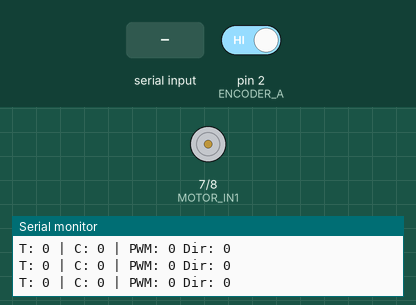
The program below on a simulated Arduino Uno, built with avr-gcc and run on an emulated ATmega328P. Shown: motor-driver pin pairs drawn as motors (green arrow = first pin HIGH = forward, orange = second pin HIGH = backward, longer = more drive), the last lines printed to the serial monitor. The test bench sets the inputs (shaded band); at power-on: pin 2 (ENCODER_A) HIGH.

Above: at 1.2 s.
1.3 s: "90,45\n" received over Serial
At 2.5 s:
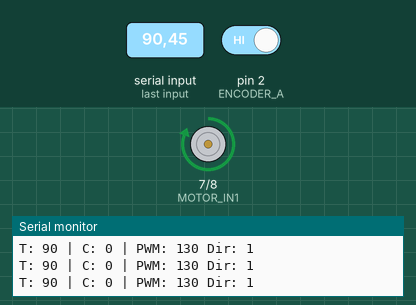
2.8 s: "0\n" received over Serial
At 3.8 s:
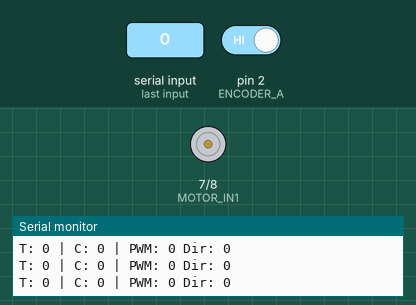
4.3 s: "30,150\n" received over Serial
At 5.0 s:
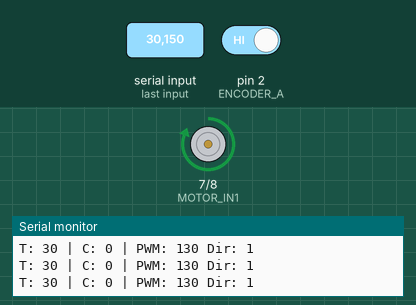
Timing chart, 0 to 7.3 s (numbered marks = the images above; inputs shaded):
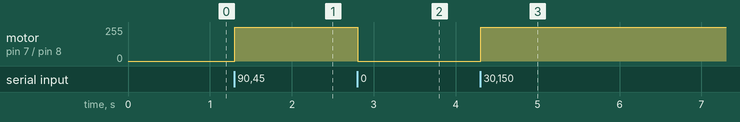

The program:

main.cpp
```cpp
/*
 * TT 电机霍尔编码器闭环控制 - 串口调试版
 *
 * 修正:
 *   1. 滤波系数从 0.7/0.3 改成 0.3/0.7, 减少滞后
 *   2. 去掉 PID 输出到死区的强制映射
 *   3. 死区补偿只在启动时施加
 *   4. Ki 从 0.08 加大到 0.15
 */

#include <Arduino.h>

// ==================== 引脚定义 ====================
#define ENCODER_A       2
#define ENCODER_B       3
#define MOTOR_IN1       7
#define MOTOR_IN2       8

// ==================== 编码器参数 ====================
#define PULSES_PER_OUTPUT_REV  624

// ==================== 测速参数 ====================
#define SPEED_WINDOW_MS   50
#define PID_INTERVAL      50

// ==================== PID 参数 ====================
float Kp = 0.04;
float Ki = 0.15;
float Kd = 0.0;
float integral = 0;
float lastError = 0;
unsigned long lastPidTime = 0;

// ==================== 死区补偿 ====================
#define MOTOR_DEADZONE  130

// ==================== 方向锁定阈值 ====================
#define DIR_LOCK_THRESHOLD  500

// ==================== 全局变量 ====================
volatile long encoderCount = 0;
long lastEncoderCount = 0;
float currentSpeed = 0;
int targetSpeed = 0;
unsigned long lastSpeedTime = 0;

String inputString = "";
bool stringComplete = false;

// ==================== 编码器中断 ====================
void encoderISR() {
    int b = digitalRead(ENCODER_B);
    if (b == LOW) encoderCount++;
    else encoderCount--;
}

// ==================== 电机控制 ====================
void setMotor(int pwm, int dir) {
    pwm = constrain(pwm, 0, 255);
    if (dir > 0) {
        analogWrite(MOTOR_IN1, pwm);
        digitalWrite(MOTOR_IN2, LOW);
    } else if (dir < 0) {
        digitalWrite(MOTOR_IN1, LOW);
        analogWrite(MOTOR_IN2, pwm);
    } else {
        digitalWrite(MOTOR_IN1, LOW);
        digitalWrite(MOTOR_IN2, LOW);
    }
}

// ==================== 测速 ====================
void updateSpeed() {
    unsigned long now = millis();
    if (now - lastSpeedTime >= SPEED_WINDOW_MS) {
        noInterrupts();
        long count = encoderCount;
        interrupts();
        long delta = count - lastEncoderCount;
        lastEncoderCount = count;
        float dt = (now - lastSpeedTime) / 1000.0;
        float rawSpeed = delta / dt;
        // 滤波系数: 新值权重 0.7, 旧值权重 0.3
        currentSpeed = 0.3 * currentSpeed + 0.7 * rawSpeed;
        lastSpeedTime = now;
    }
}

// ==================== PID ====================
float computePid(float setpoint, float measured) {
    unsigned long now = millis();
    float dt = (now - lastPidTime) / 1000.0;
    if (dt < 0.001) dt = 0.001;
    lastPidTime = now;

    float error = setpoint - measured;
    integral += error * dt;
    if (integral > 2000) integral = 2000;
    if (integral < -2000) integral = -2000;

    float derivative = (error - lastError) / dt;
    lastError = error;

    float output = Kp * error + Ki * integral + Kd * derivative;
    if (output > 255) output = 255;
    if (output < -255) output = -255;
    return output;
}

// ==================== setup ====================
void setup() {
    Serial.begin(115200);

    pinMode(ENCODER_A, INPUT_PULLUP);
    pinMode(ENCODER_B, INPUT_PULLUP);
    attachInterrupt(digitalPinToInterrupt(ENCODER_A), encoderISR, RISING);

    pinMode(MOTOR_IN1, OUTPUT);
    pinMode(MOTOR_IN2, OUTPUT);
    setMotor(0, 0);

    lastSpeedTime = millis();
    lastPidTime = millis();

    Serial.println(F("TT Motor PID Tuning"));
    Serial.println(F("Input target speed: 1500 / -1500 / 0"));
    inputString.reserve(16);
}

// ==================== loop ====================
void loop() {
    unsigned long now = millis();

    // ---- 串口读取 ----
    while (Serial.available()) {
        char c = Serial.read();
        if (c == '"') continue;
        if (c == '\n' || c == '\r') {
            if (inputString.length() > 0) stringComplete = true;
        } else {
            inputString += c;
        }
    }

    if (stringComplete) {
        int val = inputString.toInt();
        targetSpeed = val;
        integral = 0;
        lastError = 0;
        inputString = "";
        stringComplete = false;
        Serial.print(F(">>> New Target: "));
        Serial.println(targetSpeed);
    }

    // ---- 测速 ----
    updateSpeed();

    // ---- PID ----
    if (now - lastPidTime >= PID_INTERVAL) {
        if (targetSpeed == 0) {
            integral = 0;
            lastError = 0;
        }

        float output = computePid(targetSpeed, currentSpeed);

        // 死区补偿: 只在电机几乎停住时施加
        if (targetSpeed != 0 && abs(currentSpeed) < 100) {
            if (output > 0 && output < MOTOR_DEADZONE) output = MOTOR_DEADZONE;
            if (output < 0 && output > -MOTOR_DEADZONE) output = -MOTOR_DEADZONE;
        }

        int dir = 0;
        int pwm = 0;

        if (targetSpeed > DIR_LOCK_THRESHOLD) {
            dir = 1;
            pwm = (int)abs(output);
        } else if (targetSpeed < -DIR_LOCK_THRESHOLD) {
            dir = -1;
            pwm = (int)abs(output);
        } else {
            if (output > 3) { dir = 1; pwm = (int)output; }
            else if (output < -3) { dir = -1; pwm = (int)(-output); }
            else { dir = 0; pwm = 0; }
        }

        if (targetSpeed == 0 && abs(currentSpeed) < 50) {
            setMotor(0, 0);
            pwm = 0;
            dir = 0;
        } else {
            setMotor(pwm, dir);
        }

        // ---- 调试输出 (每 200ms) ----
        static unsigned long lastPrint = 0;
        if (now - lastPrint >= 200) {
            lastPrint = now;
            Serial.print(F("T: "));
            Serial.print(targetSpeed);
            Serial.print(F(" | C: "));
            Serial.print(currentSpeed, 0);
            Serial.print(F(" | PWM: "));
            Serial.print(pwm);
            Serial.print(F(" Dir: "));
            Serial.println(dir);
        }
    }
}
```

Measured:
- after the input at 1.3 s, motor on pin 7 (MOTOR_IN1) / pin 8 (MOTOR_IN2): stopped → forward 255/255 at once
- after the input at 2.8 s, motor on pin 7 (MOTOR_IN1) / pin 8 (MOTOR_IN2): forward 255/255 → stopped at once
- after the input at 4.3 s, motor on pin 7 (MOTOR_IN1) / pin 8 (MOTOR_IN2): stopped → forward 255/255 at once
